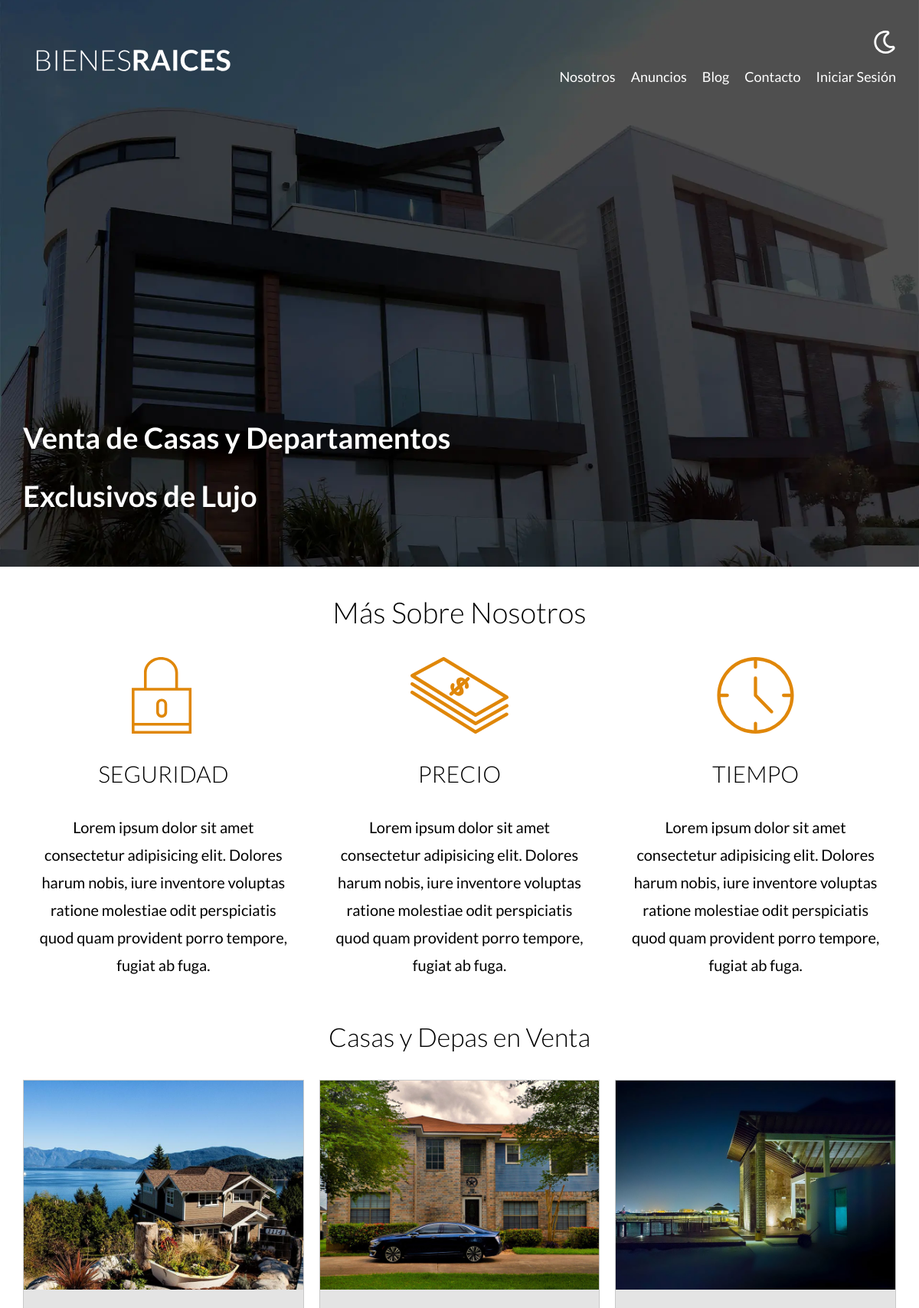
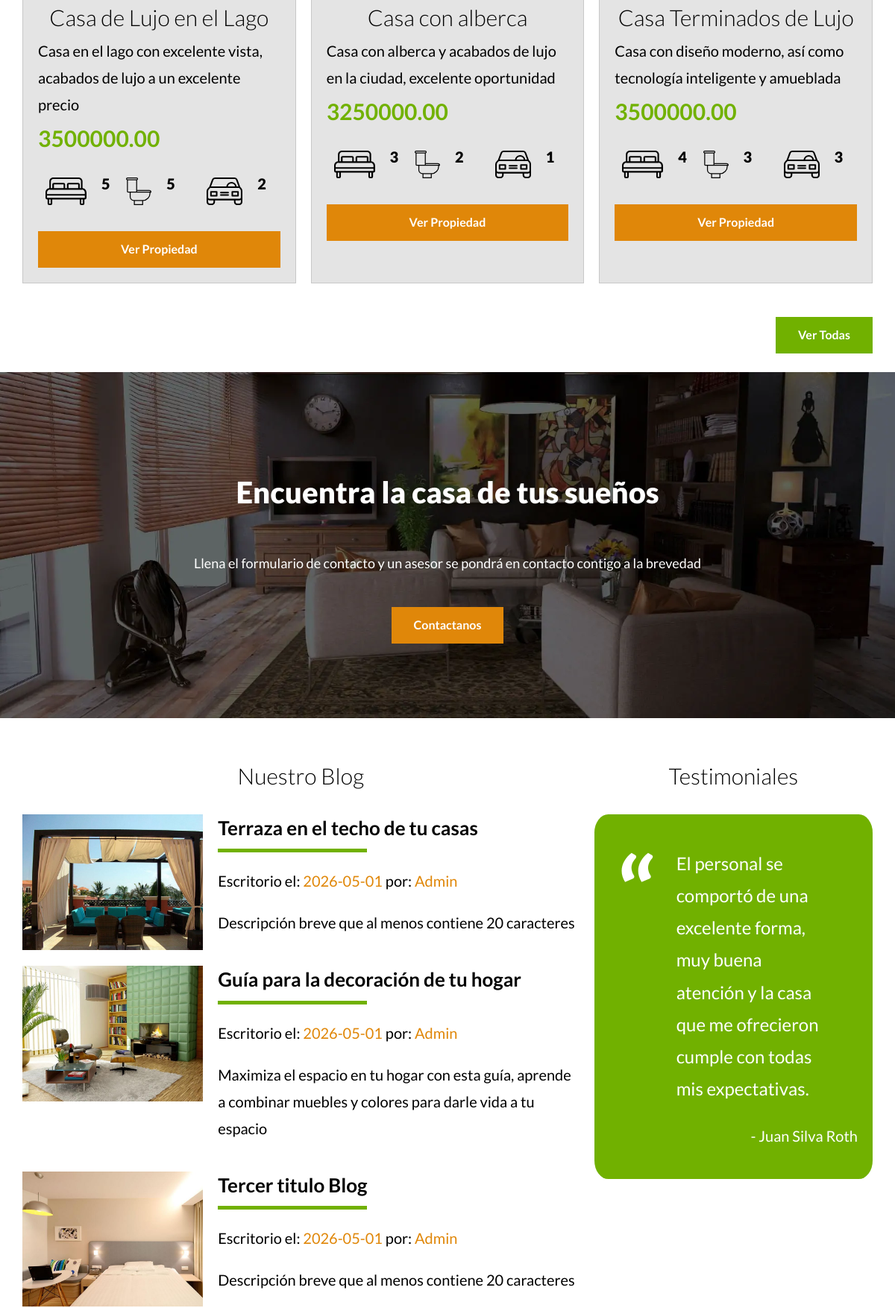
The page / (upper part) on the database its author committed (2 pictures, top to bottom).
### tables this page shows
CREATE TABLE `propiedades` (
  `id` int NOT NULL AUTO_INCREMENT,
  `titulo` varchar(45) DEFAULT NULL,
  `precio` decimal(10,2) DEFAULT NULL,
  `imagen` varchar(200) DEFAULT NULL,
  `descripcion` longtext,
  `habitaciones` int DEFAULT NULL,
  `wc` int DEFAULT NULL,
  `estacionamiento` int DEFAULT NULL,
  `creado` date DEFAULT NULL,
  `vendedores_id` int NOT NULL,
  PRIMARY KEY (`id`),
  KEY `fk_Propiedades_vendedores_idx` (`vendedores_id`),
  CONSTRAINT `fk_Propiedades_vendedores` FOREIGN KEY (`vendedores_id`) REFERENCES `vendedores` (`id`)
);

CREATE TABLE `blog` (
  `id` int NOT NULL AUTO_INCREMENT,
  `titulo` varchar(60) DEFAULT NULL,
  `imagen` varchar(200) DEFAULT NULL,
  `descripcion` mediumtext,
  `contenido` longtext,
  `creado` date DEFAULT NULL,
  `usuarioId` int DEFAULT NULL,
  PRIMARY KEY (`id`),
  KEY `usuarioId_id` (`usuarioId`),
  CONSTRAINT `usuarioId` FOREIGN KEY (`usuarioId`) REFERENCES `usuarios` (`id`)
);

CREATE TABLE `usuarios` (
  `id` int NOT NULL AUTO_INCREMENT,
  `email` varchar(60) DEFAULT NULL,
  `password` char(60) DEFAULT NULL,
  `nombre` varchar(60) DEFAULT NULL,
  PRIMARY KEY (`id`)
);

### controllers/PaginasController.php (called while the page is built, shortened)
<?php
class PaginasController {
    public static function index(Router $router) {
        $propiedad = Propiedad::get(3);
        $entradas = Entrada::get(3);
        $usuarioId = Admin::all();
        $inicio = true;
        $router->render('paginas/index', [
            'propiedad' => $propiedad,
            'entradas' => $entradas,
            'inicio' => $inicio,
            'usuarioId' => $usuarioId
        ]);
    }
}

### public/index.php (called while the page is built, shortened)
<?php
$router = new Router();
$router->get('/admin', [PropiedadController::class, 'index'] );
$router->get('/propiedades/crear', [PropiedadController::class, 'crear']);
$router->post('/propiedades/crear', [PropiedadController::class, 'crear']);
$router->get('/propiedades/actualizar', [PropiedadController::class, 'actualizar']);
$router->post('/propiedades/actualizar', [PropiedadController::class, 'actualizar']);
$router->post('/propiedades/eliminar', [PropiedadController::class, 'eliminar']);
$router->get('/vendedores/crear', [VendedorController::class, 'crear']);
$router->post('/vendedores/crear', [VendedorController::class, 'crear']);
$router->get('/vendedores/actualizar', [VendedorController::class, 'actualizar']);
$router->post('/vendedores/actualizar', [VendedorController::class, 'actualizar']);
$router->post('/vendedores/eliminar', [VendedorController::class, 'eliminar']);
$router->get('/blog/crear', [EntradaController::class, 'crear']);
$router->post('/blog/crear', [EntradaController::class, 'crear']);
$router->get('/blog/actualizar', [EntradaController::class, 'actualizar']);
$router->post('/blog/actualizar', [EntradaController::class, 'actualizar']);
$router->post('/blog/eliminar', [EntradaController::class, 'eliminar']);
$router->get('/', [PaginasController::class, 'index']);
$router->get('/nosotros', [PaginasController::class, 'nosotros']);
$router->get('/propiedades', [PaginasController::class, 'propiedades']);
$router->get('/propiedad', [PaginasController::class, 'propiedad']);
$router->get('/blog', [PaginasController::class, 'blog']);
$router->get('/entrada', [PaginasController::class, 'entrada']);
$router->get('/contacto', [PaginasController::class, 'contacto']);
$router->post('/contacto', [PaginasController::class, 'contacto']);
$router->get('/login', [LoginController::class, 'login']);
$router->post('/login', [LoginController::class, 'login']);
$router->get('/logout', [LoginController::class, 'logout']);
$router->comprobarRutas();

### models/ActiveRecord.php (called while the page is built, shortened)
<?php
class ActiveRecord {
    protected static $db;
    protected static $tabla = '';
    public static function setDB($database) {
        self::$db = $database;
    }
    public static function all() {
        $query = "SELECT * FROM " . static::$tabla;
        $resultado = self::consultarSQL($query);
        return $resultado;
    }
    public static function get($cantidad) {
        $query = "SELECT * FROM " . static::$tabla . " LIMIT ". $cantidad;
        $resultado = self::consultarSQL($query);
        return $resultado;
    }
    public static function consultarSQL($query) {
        $resultado = self::$db->query($query);
        $array = [];
        while($registro = $resultado->fetch_assoc()) {
            $array[] = static::crearObjeto($registro);
        }
        return $array;
    }
    protected static function crearObjeto($registro) {
        $objeto = new static;
        foreach($registro as $key => $value) {
            if (property_exists($objeto, $key)) {
                $objeto->$key = $value;
            }
        }
        return $objeto;
    }
}

### views/paginas/listado.php (the view)
<div class="contenedor-anuncios">
    <?php foreach ( $propiedad as $propiedades ) { ?>
    <div class="anuncio">
            <img loading="lazy" src="/imagenes/<?php echo $propiedades->imagen; ?>" alt="anuncio">
        <div class="contenido-anuncio">
            <h3><?php echo $propiedades->titulo; ?></h3>
            <p><?php echo $propiedades->descripcion; ?></p>
            <p class="precio"><?php echo $propiedades->precio; ?></p>
            <ul class="iconos-caracteristicas">
                <li>
                    <img class="icono-p" loading="lazy" src="build/img/icono_dormitorio.svg" alt="icono dormitorio">
                    <p><?php echo $propiedades->habitaciones; ?></p>
                </li>
                <li>
                    <img class="icono-p" loading="lazy" src="build/img/icono_wc.svg" alt="icono wc">
                    <p><?php echo $propiedades->wc; ?></p>
                </li>
                <li>
                    <img class="icono-p" loading="lazy" src="build/img/icono_estacionamiento.svg" alt="icono estacionamiento">
                    <p><?php echo $propiedades->estacionamiento; ?></p>
                </li>
            </ul>
                <a href="/propiedad?id=<?php echo $propiedades->id; ?>" class="boton-amarillo-block">
                    Ver Propiedad
                </a>
        </div>
    </div>
    <?php }; ?>
</div>

### views/paginas/listado_entradas.php
<?php foreach($entradas as $entrada): ?>
    <article class="entrada-blog">
        <div class="imagen">
            <img src="/imagenes/<?php echo $entrada->imagen; ?>" alt="Entrada" loading="lazy">
        </div>
        <div class="texto-entrada">
            <a href="/entrada?id=<?php echo $entrada->id; ?>">
            <h4><?php echo $entrada->titulo; ?></h4>
            <?php foreach($usuarioId as $usuario): ?>
            <?php if($entrada->usuarioId === $usuario->id) : ?>
                <p class="informacion-meta">Escritorio el: <span><?php echo $entrada->creado . ''; ?></span> por: <span><?php echo ($usuario->nombre); ?></span></p>
                <?php endif; ?>
            <?php endforeach;?>
            <p>
            <?php echo $entrada->descripcion; ?>
            </p>
            </a>
        </div>
    </article>
<?php endforeach; ?>

### public/build/css/app.css (style rules this page uses)
html { -webkit-text-size-adjust:100%;line-height:1.15 }
body { margin:0 }
a { background-color:transparent }
img { border-style:none }
html { box-sizing:border-box;font-size:62.5% }
*,:after,:before { box-sizing:inherit }
body { font-family:Lato,sans-serif;font-size:1.6rem;line-height:1.8 }
p { color:#000;font-size:2rem }
a { text-decoration:none }
img,picture { display:block;width:100% }
h1,h2,h3 { font-family:Lato,sans-serif;font-weight:300;margin:2.5rem 0;text-align:center }
h3 { font-size:3rem }
h4 { font-size:2.6rem }
.boton-amarillo-block { background-color:#e08709;border:none;color:#fff;display:block;font-weight:700;margin-top:2.5rem;padding:1rem 3rem;text-align:center;text-decoration:none }
@media (min-width:768px) { .contenedor-anuncios { display:grid;gap:2rem;grid-template-columns:repeat(3,1fr) } }
.anuncio { background-color:#e4e4e4;border:1px solid #c8c8c8;margin-bottom:2rem }
.anuncio .contenido-anuncio { padding:2rem }
.anuncio h3,.anuncio p { margin:0 }
.precio { color:#71b100;font-size:3rem;font-weight:700 }
.iconos-caracteristicas { display:flex;list-style:none;max-width:40rem;padding:0 }
.iconos-caracteristicas li { display:flex;flex:1 }
.iconos-caracteristicas li img { flex:0 0 3rem;margin-right:1rem;padding:1rem }
.iconos-caracteristicas li p { font-weight:900 }
.entrada-blog { margin-top:2rem }
@media (min-width:768px) { .entrada-blog { -moz-column-gap:2rem;column-gap:2rem;display:grid;grid-template-columns:1fr 2fr } }
.entrada-blog:last-of-type { margin-bottom:0 }
.informacion-meta span { color:#e08709 }
.texto-entrada a { color:#000;display:block;margin-top:2rem }
@media (min-width:768px) { .texto-entrada a { margin-top:0 } }
.texto-entrada h4 { line-height:1.4;margin:0 }
.texto-entrada h4:after { background-color:#71b100;content:"";display:block;height:.5rem;margin-top:1rem;width:20rem }

### rows shown on the page
propiedades: imagen (picture), titulo "Casa de Lujo en el Lago", descripcion "Casa en el lago con excelente vista, acabados de lujo a un excelente precio", precio "3500000.00", habitaciones "5", wc "5", estacionamiento "2"
propiedades: imagen (picture), titulo "Casa con alberca", descripcion "Casa con alberca y acabados de lujo en la ciudad, excelente oportunidad", precio "3250000.00", habitaciones "3", wc "2", estacionamiento "1"
propiedades: imagen (picture), titulo "Casa Terminados de Lujo", descripcion "Casa con diseño moderno, así como tecnología inteligente y amueblada", precio "3500000.00", habitaciones "4", wc "3", estacionamiento "3"
blog: imagen (picture), titulo "Terraza en el techo de tu casas", creado "2026-05-01", descripcion "Descripción breve que al menos contiene 20 caracteres"
usuarios: nombre "Admin"
blog: imagen (picture), titulo "Guía para la decoración de tu hogar", creado "2026-05-01", descripcion "Maximiza el espacio en tu hogar con esta guía, aprende a combinar muebles y colores para darle vida a tu espacio"
blog: imagen (picture), titulo "Tercer titulo Blog", creado "2026-05-01", descripcion "Descripción breve que al menos contiene 20 caracteres"
